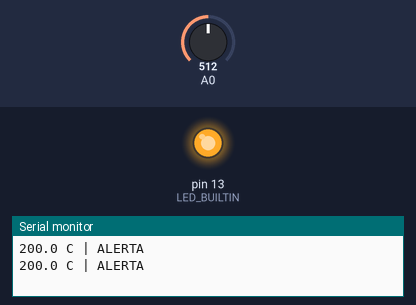
The sketch below on a simulated Arduino Uno, built with avr-gcc and run on an emulated ATmega328P. Parts: output pins drawn as LEDs (lit = HIGH), the last lines printed to the serial monitor. The inputs (shaded band) are chosen by the test bench; at power-on: A0 = 512.

Above: at 1.8 s.
1.9 s: A0 set to 181
3.4 s: A0 set to 145
At 5.1 s:
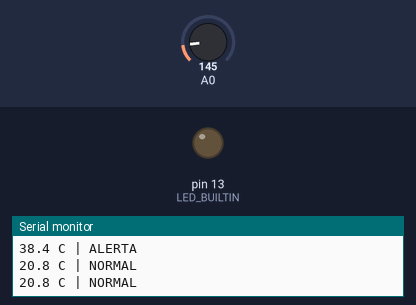
5.5 s: A0 set to 306
At 6.7 s:
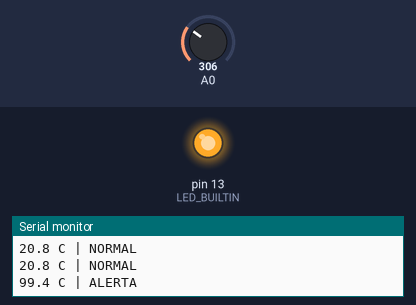
7.5 s: A0 set to 122
At 9.4 s:
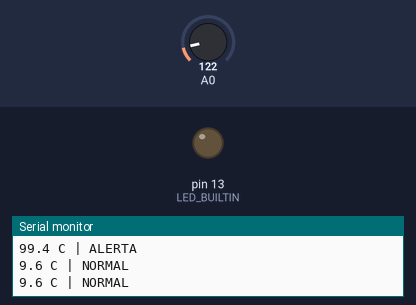
Timing chart, 0 to 10.5 s (numbered marks = the images above; inputs shaded):
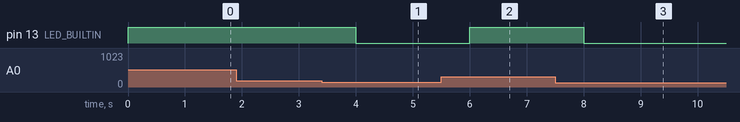

Measured:
- the behaviour switches between 164 and 163 on A0 (found by bisection; images 0 and 1)
- after the input at 3.4 s, pin 13 (LED_BUILTIN): HIGH → LOW after 0.60 s
- after the input at 5.5 s, pin 13 (LED_BUILTIN): LOW → HIGH after 0.50 s
- after the input at 7.5 s, pin 13 (LED_BUILTIN): HIGH → LOW after 0.50 s

The sketch:

aviso_led.ino
```cpp
// Ernesto Leal · Halifar Electronic Tech
const float referenciaV = 5.0;
const float limiteC = 30.0; // Umbral educativo, no protección térmica.
void setup() {
  Serial.begin(9600);
  pinMode(LED_BUILTIN, OUTPUT);
  digitalWrite(LED_BUILTIN, LOW);
}
void loop() {
  const int lectura = analogRead(A0);
  const float temperaturaC = (lectura * referenciaV / 1024.0 - 0.5) * 100.0;
  const bool aviso = temperaturaC >= limiteC;
  digitalWrite(LED_BUILTIN, aviso ? HIGH : LOW);
  Serial.print(temperaturaC, 1);
  Serial.println(aviso ? " C | ALERTA" : " C | NORMAL");
  delay(1000);
}
```
